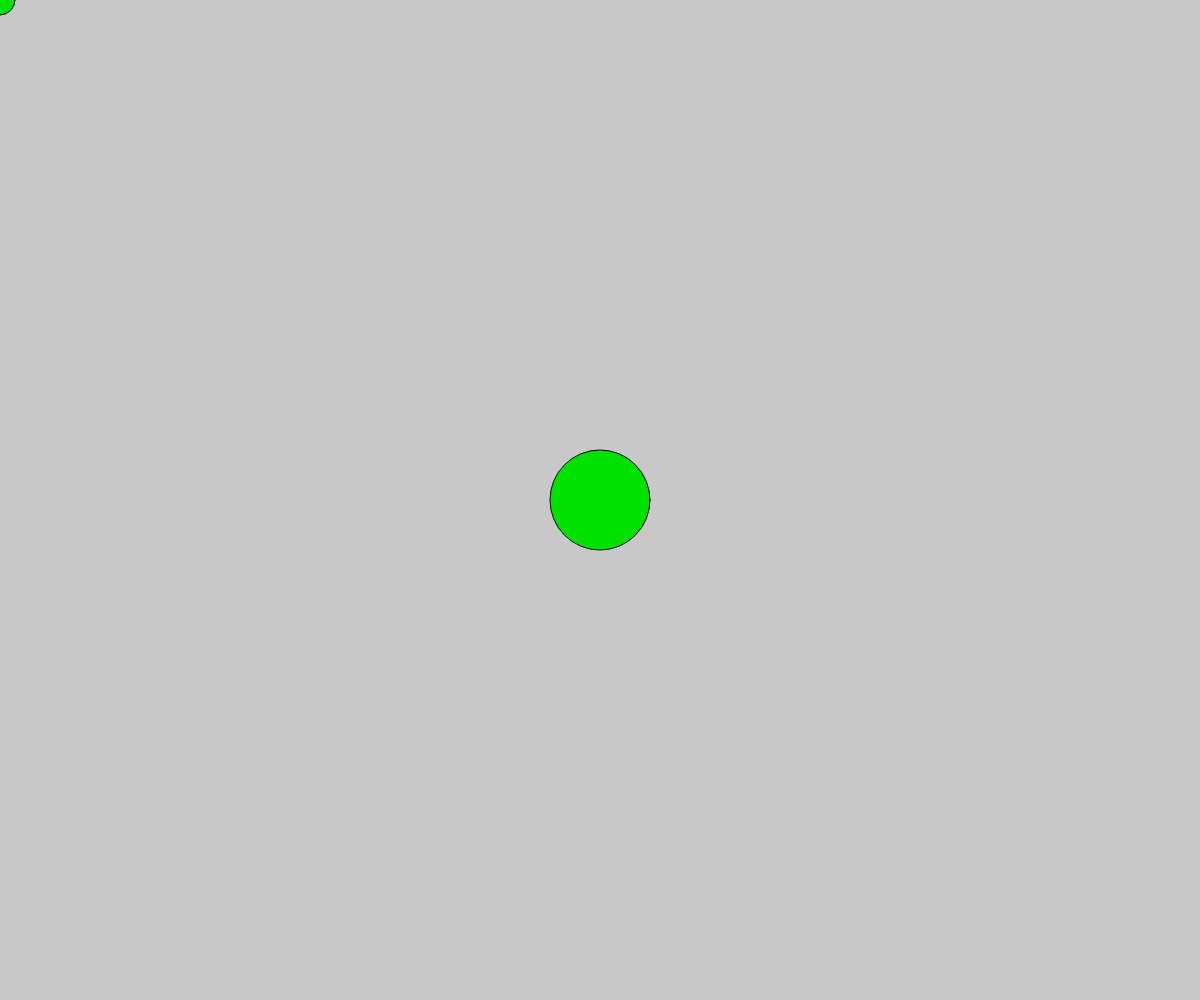
Frame 1 (no input)
Frame 60 (no input): identical to frame 1, image omitted
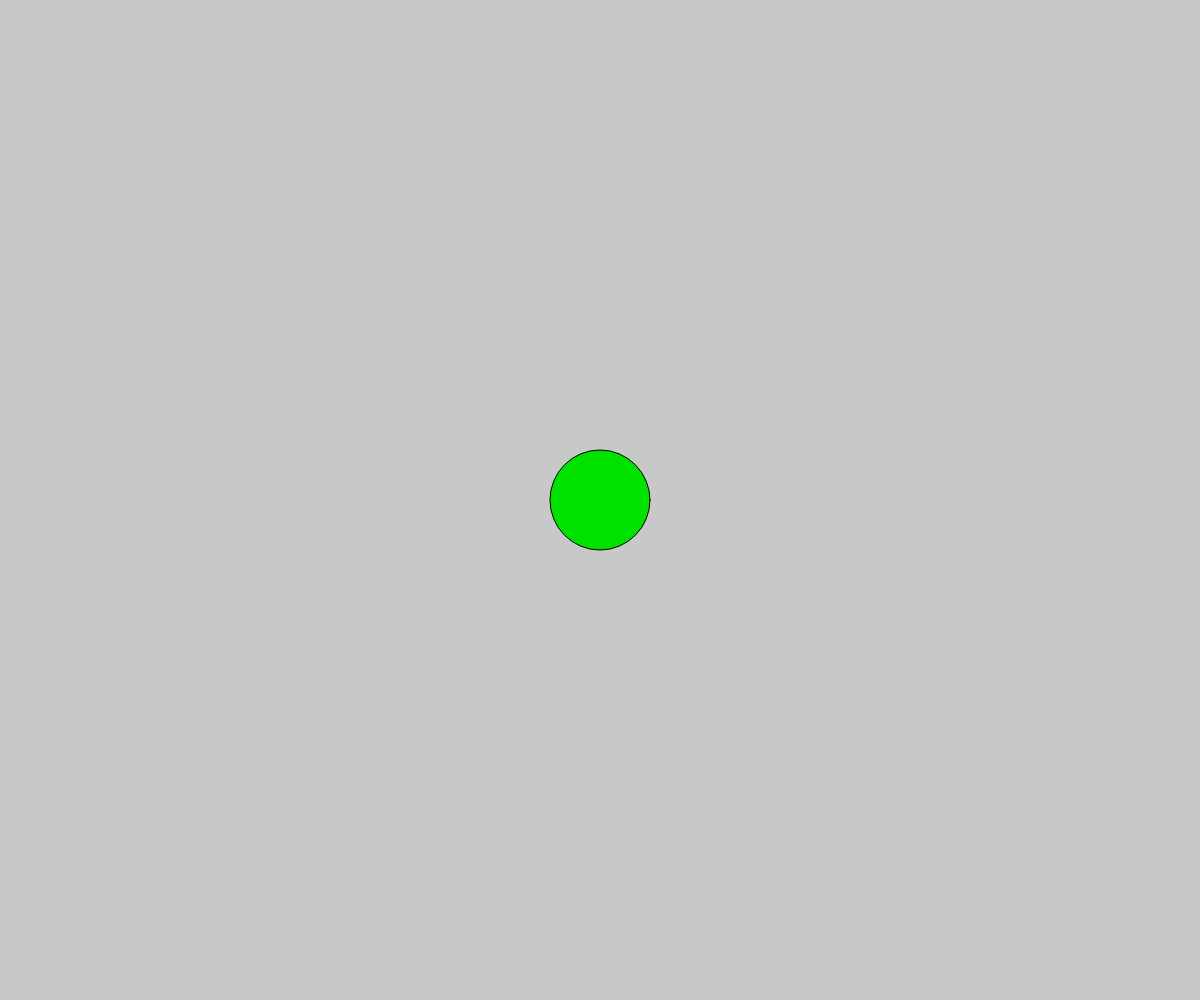
Frame 120 (the mouse pressed at the canvas centre since frame 60)

The p5.js sketch that drew these frames (run headless with seeded random() and noise() and a simulated clock; from frame 60 on, the mouse is pressed at the canvas centre):

// p5.js sketch
// ── sketch.js
// Coordinates Systems and User Events
// David Shi
// September 10, 2025
//A first look at interactive programs -


function setup() {
  createCanvas(windowWidth, windowHeight);
  print(windowWidth, windowHeight, width, height);
}

function draw() {
  background(200);
  drawTwoCircles();
}

function drawTwoCircles(){
  
  fill(0, 225, 0);
  circle(mouseX, mouseY, 30);
  circle(width/2, height/2, 100);
}
